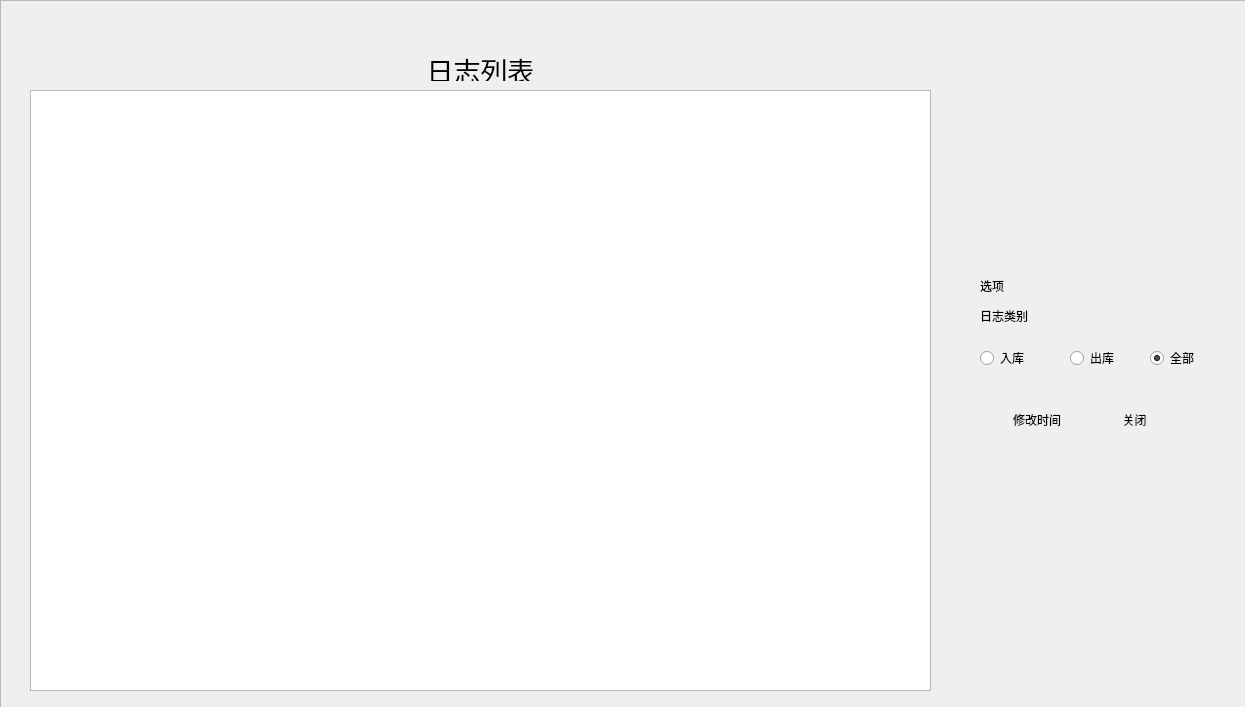
<?xml version="1.0" encoding="UTF-8"?>
<ui version="4.0">
 <class>Journal</class>
 <widget class="QDialog" name="Journal">
  <property name="geometry">
   <rect>
    <x>0</x>
    <y>0</y>
    <width>1245</width>
    <height>707</height>
   </rect>
  </property>
  <property name="windowTitle">
   <string>Journal</string>
  </property>
  <property name="styleSheet">
   <string notr="true"/>
  </property>
  <widget class="QLabel" name="JournalLabel">
   <property name="geometry">
    <rect>
     <x>320</x>
     <y>50</y>
     <width>321</width>
     <height>31</height>
    </rect>
   </property>
   <property name="text">
    <string>&lt;html&gt;&lt;head/&gt;&lt;body&gt;&lt;p align=&quot;center&quot;&gt;&lt;span style=&quot; font-size:20pt;&quot;&gt;日志列表&lt;/span&gt;&lt;/p&gt;&lt;/body&gt;&lt;/html&gt;</string>
   </property>
  </widget>
  <widget class="QLabel" name="OptionLabel">
   <property name="geometry">
    <rect>
     <x>980</x>
     <y>280</y>
     <width>54</width>
     <height>12</height>
    </rect>
   </property>
   <property name="text">
    <string>选项</string>
   </property>
  </widget>
  <widget class="QLabel" name="TypeLabel">
   <property name="geometry">
    <rect>
     <x>980</x>
     <y>310</y>
     <width>54</width>
     <height>12</height>
    </rect>
   </property>
   <property name="text">
    <string>日志类别</string>
   </property>
  </widget>
  <widget class="QFrame" name="frame">
   <property name="enabled">
    <bool>true</bool>
   </property>
   <property name="geometry">
    <rect>
     <x>0</x>
     <y>0</y>
     <width>1251</width>
     <height>711</height>
    </rect>
   </property>
   <property name="frameShape">
    <enum>QFrame::StyledPanel</enum>
   </property>
   <property name="frameShadow">
    <enum>QFrame::Raised</enum>
   </property>
   <widget class="QTableWidget" name="tableWidget">
    <property name="geometry">
     <rect>
      <x>30</x>
      <y>90</y>
      <width>901</width>
      <height>601</height>
     </rect>
    </property>
   </widget>
   <widget class="QRadioButton" name="InradioButton">
    <property name="geometry">
     <rect>
      <x>980</x>
      <y>350</y>
      <width>89</width>
      <height>16</height>
     </rect>
    </property>
    <property name="text">
     <string>入库</string>
    </property>
   </widget>
   <widget class="QRadioButton" name="OutradioButton">
    <property name="geometry">
     <rect>
      <x>1070</x>
      <y>350</y>
      <width>89</width>
      <height>16</height>
     </rect>
    </property>
    <property name="text">
     <string>出库</string>
    </property>
   </widget>
   <widget class="QRadioButton" name="AllradioButton">
    <property name="geometry">
     <rect>
      <x>1150</x>
      <y>350</y>
      <width>89</width>
      <height>16</height>
     </rect>
    </property>
    <property name="text">
     <string>全部</string>
    </property>
    <property name="checked">
     <bool>true</bool>
    </property>
   </widget>
   <widget class="QWidget" name="widget" native="true">
    <property name="geometry">
     <rect>
      <x>0</x>
      <y>0</y>
      <width>1251</width>
      <height>711</height>
     </rect>
    </property>
    <widget class="QWidget" name="layoutWidget">
     <property name="geometry">
      <rect>
       <x>980</x>
       <y>390</y>
       <width>211</width>
       <height>61</height>
      </rect>
     </property>
     <layout class="QHBoxLayout" name="horizontalLayout">
      <item>
       <widget class="QPushButton" name="pushButton_8">
        <property name="styleSheet">
         <string notr="true">
font: 16pt &quot;楷体&quot;;
border-radius:15px</string>
        </property>
        <property name="text">
         <string>修改时间</string>
        </property>
        <property name="flat">
         <bool>false</bool>
        </property>
       </widget>
      </item>
      <item>
       <widget class="QPushButton" name="pushButton_7">
        <property name="styleSheet">
         <string notr="true">
font: 16pt &quot;楷体&quot;;
border-radius:15px</string>
        </property>
        <property name="text">
         <string>关闭</string>
        </property>
        <property name="flat">
         <bool>false</bool>
        </property>
       </widget>
      </item>
     </layout>
    </widget>
   </widget>
   <zorder>widget</zorder>
   <zorder>tableWidget</zorder>
   <zorder>InradioButton</zorder>
   <zorder>OutradioButton</zorder>
   <zorder>AllradioButton</zorder>
  </widget>
  <widget class="QWidget" name="widget_2" native="true">
   <property name="geometry">
    <rect>
     <x>-5</x>
     <y>-5</y>
     <width>1245</width>
     <height>707</height>
    </rect>
   </property>
  </widget>
  <zorder>widget_2</zorder>
  <zorder>frame</zorder>
  <zorder>JournalLabel</zorder>
  <zorder>OptionLabel</zorder>
  <zorder>TypeLabel</zorder>
 </widget>
 <layoutdefault spacing="6" margin="11"/>
 <resources/>
 <connections/>
</ui>
